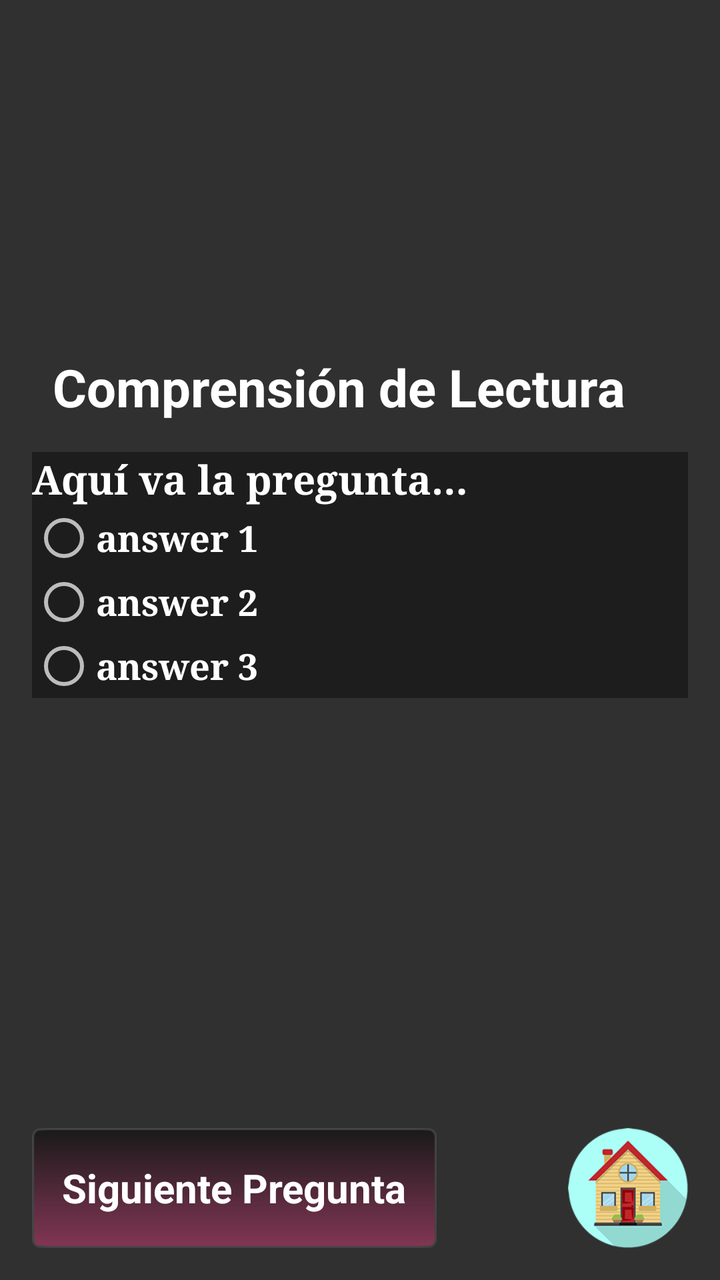
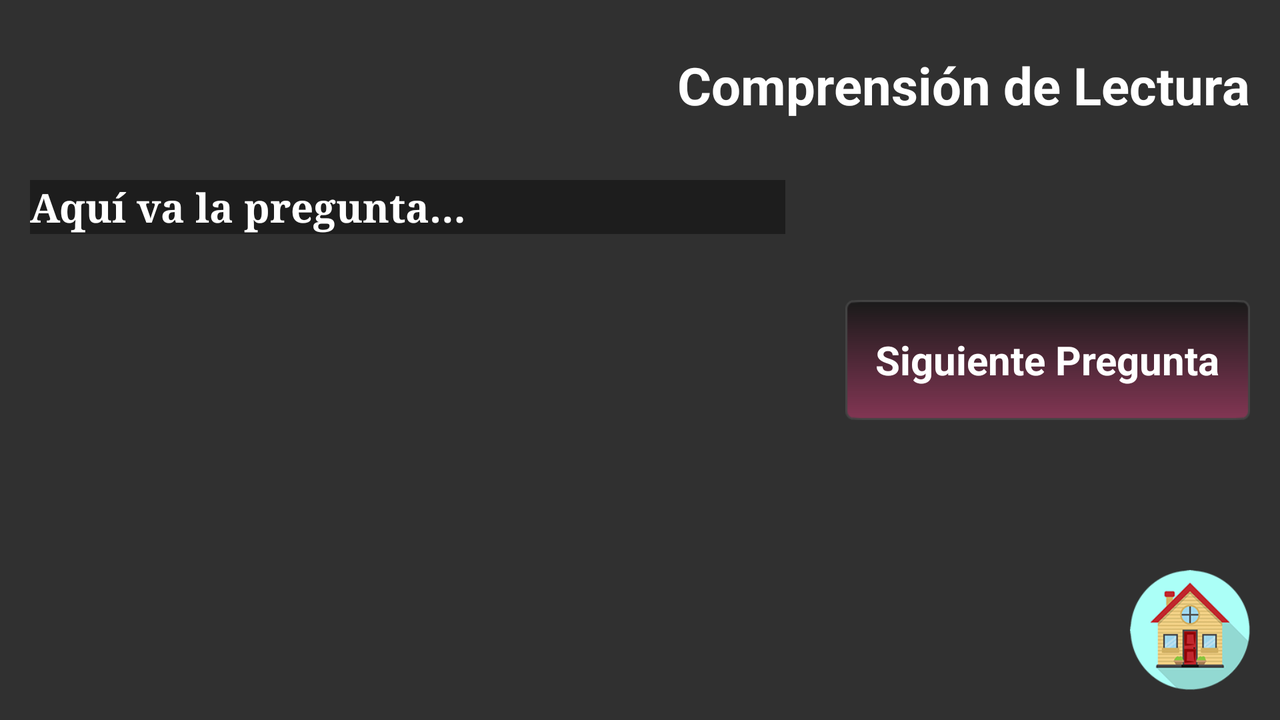

Compare how this app lays out the same screen by default and in its alternative resource folder. The renders come first, then the two layout files and the values they reference.
<!-- AndroidManifest.xml: application theme AppTheme -->
<!-- res/layout/content_preguntas_cuento.xml -->
<?xml version="1.0" encoding="utf-8"?>
<RelativeLayout xmlns:android="http://schemas.android.com/apk/res/android"
                xmlns:tools="http://schemas.android.com/tools"
                android:layout_width="match_parent"
                android:layout_height="match_parent"
                android:paddingBottom="@dimen/activity_vertical_margin"
                android:paddingLeft="@dimen/activity_horizontal_margin"
                android:paddingStart="@dimen/activity_horizontal_margin"
                android:paddingRight="@dimen/activity_horizontal_margin"
                android:paddingEnd="@dimen/activity_horizontal_margin"
                android:paddingTop="@dimen/activity_vertical_margin"
                android:id="@id/layoutPreguntasLectura"
                tools:context=".Activities.PreguntasCuentoActivity"
                tools:showIn="@layout/activity_preguntas_cuento">

    <LinearLayout
            android:id="@+id/linearLayout1"
            android:orientation="vertical"
            android:layout_width="match_parent"
            android:layout_height="match_parent"
            android:layout_alignParentLeft="true"
            android:layout_alignParentStart="true"
            android:layout_alignParentRight="true"
            android:layout_alignParentEnd="true"
            android:layout_above="@+id/btnPreguntaSiguiente"
            >

        <Space
                android:layout_width="match_parent"
                android:layout_height="0dp"
                android:layout_weight="1.4"
                />

        <TextView
                android:layout_width="wrap_content"
                android:layout_height="wrap_content"
                android:layout_marginBottom="@dimen/margen_botones_paginas_cuento"
                android:text="@string/titulo_comprension_lectura"
                android:id="@+id/textView"
                style="@style/Texto_Titulo"/>

        <TextView
                android:layout_width="match_parent"
                android:layout_height="wrap_content"
                android:layout_gravity="center_horizontal"
                android:text="@string/texto_pregunta"
                android:id="@+id/tvPregunta"
                style="@style/Texto_Cuerpo_ComprensionLectura"/>

        <RadioGroup
                android:layout_width="match_parent"
                android:layout_height="wrap_content"
                android:id="@+id/conjunto"
                >


            <RadioButton
                    android:layout_width="match_parent"
                    android:layout_height="wrap_content"

                    android:text="@string/respuesta_a"
                    android:id="@+id/rbRespuesta1"
                    android:checked="false"
                    style="@style/Texto_Opciones_ComprensionLectura"/>

            <RadioButton
                    android:layout_width="match_parent"
                    android:layout_height="wrap_content"
                    android:text="@string/respuesta_b"
                    android:id="@+id/rbRespuesta2"
                    android:checked="false"
                    style="@style/Texto_Opciones_ComprensionLectura"/>

            <RadioButton
                    android:layout_width="match_parent"
                    android:layout_height="wrap_content"
                    android:text="@string/respuesta_c"
                    android:id="@+id/rbRespuesta3"
                    android:checked="false"
                    style="@style/Texto_Opciones_ComprensionLectura"/>
        </RadioGroup>

        <Space
                android:id="@+id/space1"
                android:layout_width="match_parent"
                android:layout_height="0dp"
                android:layout_weight="2"
                />
    </LinearLayout>

    <Button
            android:layout_width="wrap_content"
            android:layout_height="wrap_content"
            android:text="@string/siguiente_pregunta"
            android:id="@+id/btnPreguntaSiguiente"
            style="@style/AppButton"
            android:layout_marginRight="@dimen/margen_botones_paginas_cuento"
            android:layout_marginEnd="@dimen/margen_botones_paginas_cuento"
            android:layout_alignParentLeft="true"
            android:layout_alignParentStart="true"
            android:layout_alignParentBottom="true"/>

    <Button
            android:id="@+id/botonMenu"
            android:layout_width="@dimen/tamaño_botones"
            android:layout_height="@dimen/tamaño_botones"
            android:background="@drawable/boton_home"
            style="?android:attr/borderlessButtonStyle"
            android:layout_alignParentBottom="true"
            android:layout_alignParentRight="true"
            android:layout_alignParentEnd="true"/>

</RelativeLayout>
<!-- res/layout/activity_preguntas_cuento.xml (included above) -->
<?xml version="1.0" encoding="utf-8"?>
<android.support.design.widget.CoordinatorLayout
        xmlns:android="http://schemas.android.com/apk/res/android"
        xmlns:tools="http://schemas.android.com/tools"
        android:layout_width="match_parent"
        android:layout_height="match_parent"
        android:fitsSystemWindows="true"
        tools:context=".Activities.PreguntasCuentoActivity">
    <include layout="@layout/content_preguntas_cuento"/>
</android.support.design.widget.CoordinatorLayout>
<!-- resources referenced by this layout -->
<resources>
  <dimen name="activity_horizontal_margin">16dp</dimen>
  <dimen name="activity_vertical_margin">16dp</dimen>
  <!-- from res/values-sw360dp/ -->
  <dimen name="margen_botones_paginas_cuento">15dp</dimen>
  <!-- drawable boton_home: png bitmap (drawable, 19347 bytes) -->
  <string name="respuesta_a">answer 1</string>
  <string name="respuesta_b">answer 2</string>
  <string name="respuesta_c">answer 3</string>
  <string name="siguiente_pregunta">Siguiente Pregunta</string>
  <string name="texto_pregunta">Aquí va la pregunta…</string>
  <string name="titulo_comprension_lectura">Comprensión de Lectura</string>
  <!-- from res/values-v17/ -->
  <style name="AppButton" parent="Widget.AppCompat.Button">
          <item name="android:layout_width">wrap_content</item>
          <item name="android:layout_height">wrap_content</item>
          <item name="android:paddingStart">@dimen/margen_botones_paginas_cuento</item>
          <item name="android:paddingEnd">@dimen/margen_botones_paginas_cuento</item>
          <item name="android:layout_gravity">center</item>
          <item name="android:background">@drawable/boton_menu_principal</item>
          <item name="android:textAllCaps">false</item>
          <item name="android:textAppearance">@style/Texto_Cuerpo_Negrita</item>
  
  
      </style>
  <style name="Texto_Cuerpo_ComprensionLectura" parent="EstiloTextoCuentos">
          <item name="android:textSize">@dimen/tamaño_texto_cuerpo_pregunta</item>
      </style>
  <style name="Texto_Opciones_ComprensionLectura" parent="Texto_Cuerpo_ComprensionLectura">
          <item name="android:textSize">@dimen/tamaño_texto_cuerpo</item>
      </style>
  <style name="Texto_Titulo" parent="Texto_Cuerpo_Negrita">
          <item name="android:gravity">center_horizontal</item>
          <item name="android:textSize">@dimen/tamaño_texto_titulo</item>
      </style>
  <!-- from res/values-v21/ -->
  <style name="AppTheme" parent="Theme.AppCompat.NoActionBar">
          
          <item name="colorPrimary">@color/colorPrimary</item>
          <item name="colorPrimaryDark">@color/colorPrimaryDark</item>
          <item name="colorAccent">@color/colorAccent</item>
          <item name="android:colorPrimary">@color/colorPrimary</item>
          <item name="android:colorPrimaryDark">@color/colorPrimaryDark</item>
      </style>
  <!-- drawable boton_menu_principal: png bitmap (drawable, 542 bytes) -->
  <style name="Texto_Cuerpo_Negrita" parent="Texto_Cuerpo">
          <item name="android:textStyle">bold</item>
      </style>
  <style name="EstiloTextoCuentos">
          <item name="android:fontFamily">serif</item>
          <item name="android:textColor">@android:color/white</item>
          <item name="android:textSize">@dimen/tamaño_texto_parrafo_cuentos</item>
          <item name="android:textStyle">bold</item>
          <item name="android:background">#66000000</item>
      </style>
  <!-- from res/values-v17/ -->
  <style name="Texto_Cuerpo">
          <item name="android:layout_width">wrap_content</item>
          <item name="android:layout_height">wrap_content</item>
          <item name="android:layout_marginLeft">10dp</item>
          <item name="android:layout_marginStart">10dp</item>
          <item name="android:layout_marginTop">10dp</item>
          <item name="android:textColor">@android:color/white</item>
          <item name="android:textSize">20sp</item>
      </style>
</resources>
<!-- res/layout-land/content_preguntas_cuento.xml (the repository's variant of the layout above) -->
<!-- drawn on the phone turned sideways -->
<?xml version="1.0" encoding="utf-8"?>
<RelativeLayout xmlns:android="http://schemas.android.com/apk/res/android"
                xmlns:tools="http://schemas.android.com/tools"
                android:id="@id/layoutPreguntasLectura"
                android:layout_width="match_parent"
                android:layout_height="match_parent"
                android:paddingBottom="@dimen/margen_botones_paginas_cuento"
                android:paddingLeft="@dimen/margen_botones_paginas_cuento"
                android:paddingStart="@dimen/margen_botones_paginas_cuento"
                android:paddingRight="@dimen/margen_botones_paginas_cuento"
                android:paddingEnd="@dimen/margen_botones_paginas_cuento"
                android:paddingTop="@dimen/margen_botones_paginas_cuento"
                tools:context="Activities.PreguntasCuentoActivity"
                tools:showIn="@layout/activity_preguntas_cuento"
        >

    <TextView
            android:layout_width="wrap_content"
            android:layout_height="wrap_content"
            android:text="@string/titulo_comprension_lectura"
            android:id="@+id/textView"
            style="@style/Texto_Titulo"
            android:layout_alignParentTop="true"
            android:layout_alignParentRight="true"
            android:layout_alignParentEnd="true"
            android:layout_marginLeft="@dimen/margen_botones_paginas_cuento"
            android:layout_marginStart="@dimen/margen_botones_paginas_cuento"
            android:layout_marginBottom="@dimen/margen_botones_paginas_cuento"
            />

    <LinearLayout
            android:orientation="vertical"
            android:layout_width="wrap_content"
            android:layout_height="wrap_content"
            android:layout_below="@+id/textView"
            android:layout_toStartOf="@+id/btnPreguntaSiguiente"
            android:layout_alignParentLeft="true"
            android:layout_alignParentStart="true"
            android:layout_toLeftOf="@+id/btnPreguntaSiguiente"
            android:layout_alignParentBottom="true"
            android:layout_marginTop="@dimen/margen_botones_paginas_cuento"
            android:layout_marginRight="@dimen/margen_botones_paginas_cuento"
            android:layout_marginEnd="@dimen/margen_botones_paginas_cuento"
            >

        <TextView
                android:layout_width="match_parent"
                android:layout_height="wrap_content"
                android:text="@string/texto_pregunta"
                android:id="@+id/tvPregunta"
                style="@style/Texto_Cuerpo_ComprensionLectura"/>

        <RadioGroup
                android:layout_width="match_parent"
                android:layout_height="wrap_content"
                android:background="#66000000"
                android:id="@+id/conjunto"
                >

        </RadioGroup>

    </LinearLayout>

    <Button
            android:layout_width="wrap_content"
            android:layout_height="wrap_content"
            android:layout_gravity="top"
            android:text="@string/siguiente_pregunta"
            android:id="@+id/btnPreguntaSiguiente"
            style="@style/AppButton"
            android:layout_centerVertical="true"
            android:layout_alignParentRight="true"
            android:layout_alignParentEnd="true"
            android:layout_marginLeft="@dimen/margen_botones_paginas_cuento"
            android:layout_marginStart="@dimen/margen_botones_paginas_cuento"
            />

    <Button
            android:id="@+id/botonMenu"
            android:layout_width="@dimen/tamaño_botones"
            android:layout_height="@dimen/tamaño_botones"
            android:background="@drawable/boton_home"
            android:layout_alignParentBottom="true"
            android:layout_alignParentRight="true"
            android:layout_alignParentEnd="true"/>
</RelativeLayout>
<!-- res/layout/content_preguntas_cuento.xml (included above) -->
<?xml version="1.0" encoding="utf-8"?>
<RelativeLayout xmlns:android="http://schemas.android.com/apk/res/android"
                xmlns:tools="http://schemas.android.com/tools"
                android:layout_width="match_parent"
                android:layout_height="match_parent"
                android:paddingBottom="@dimen/activity_vertical_margin"
                android:paddingLeft="@dimen/activity_horizontal_margin"
                android:paddingStart="@dimen/activity_horizontal_margin"
                android:paddingRight="@dimen/activity_horizontal_margin"
                android:paddingEnd="@dimen/activity_horizontal_margin"
                android:paddingTop="@dimen/activity_vertical_margin"
                android:id="@id/layoutPreguntasLectura"
                tools:context=".Activities.PreguntasCuentoActivity"
                tools:showIn="@layout/activity_preguntas_cuento">

    <LinearLayout
            android:id="@+id/linearLayout1"
            android:orientation="vertical"
            android:layout_width="match_parent"
            android:layout_height="match_parent"
            android:layout_alignParentLeft="true"
            android:layout_alignParentStart="true"
            android:layout_alignParentRight="true"
            android:layout_alignParentEnd="true"
            android:layout_above="@+id/btnPreguntaSiguiente"
            >

        <Space
                android:layout_width="match_parent"
                android:layout_height="0dp"
                android:layout_weight="1.4"
                />

        <TextView
                android:layout_width="wrap_content"
                android:layout_height="wrap_content"
                android:layout_marginBottom="@dimen/margen_botones_paginas_cuento"
                android:text="@string/titulo_comprension_lectura"
                android:id="@+id/textView"
                style="@style/Texto_Titulo"/>

        <TextView
                android:layout_width="match_parent"
                android:layout_height="wrap_content"
                android:layout_gravity="center_horizontal"
                android:text="@string/texto_pregunta"
                android:id="@+id/tvPregunta"
                style="@style/Texto_Cuerpo_ComprensionLectura"/>

        <RadioGroup
                android:layout_width="match_parent"
                android:layout_height="wrap_content"
                android:id="@+id/conjunto"
                >


            <RadioButton
                    android:layout_width="match_parent"
                    android:layout_height="wrap_content"

                    android:text="@string/respuesta_a"
                    android:id="@+id/rbRespuesta1"
                    android:checked="false"
                    style="@style/Texto_Opciones_ComprensionLectura"/>

            <RadioButton
                    android:layout_width="match_parent"
                    android:layout_height="wrap_content"
                    android:text="@string/respuesta_b"
                    android:id="@+id/rbRespuesta2"
                    android:checked="false"
                    style="@style/Texto_Opciones_ComprensionLectura"/>

            <RadioButton
                    android:layout_width="match_parent"
                    android:layout_height="wrap_content"
                    android:text="@string/respuesta_c"
                    android:id="@+id/rbRespuesta3"
                    android:checked="false"
                    style="@style/Texto_Opciones_ComprensionLectura"/>
        </RadioGroup>

        <Space
                android:id="@+id/space1"
                android:layout_width="match_parent"
                android:layout_height="0dp"
                android:layout_weight="2"
                />
    </LinearLayout>

    <Button
            android:layout_width="wrap_content"
            android:layout_height="wrap_content"
            android:text="@string/siguiente_pregunta"
            android:id="@+id/btnPreguntaSiguiente"
            style="@style/AppButton"
            android:layout_marginRight="@dimen/margen_botones_paginas_cuento"
            android:layout_marginEnd="@dimen/margen_botones_paginas_cuento"
            android:layout_alignParentLeft="true"
            android:layout_alignParentStart="true"
            android:layout_alignParentBottom="true"/>

    <Button
            android:id="@+id/botonMenu"
            android:layout_width="@dimen/tamaño_botones"
            android:layout_height="@dimen/tamaño_botones"
            android:background="@drawable/boton_home"
            style="?android:attr/borderlessButtonStyle"
            android:layout_alignParentBottom="true"
            android:layout_alignParentRight="true"
            android:layout_alignParentEnd="true"/>

</RelativeLayout>
<!-- resources referenced by the variant -->
<!-- as the phone turned sideways resolves them -->
<resources>
  <!-- from res/values-land/ -->
  <dimen name="activity_horizontal_margin">16dp</dimen>
  <!-- from res/values-land/ -->
  <dimen name="activity_vertical_margin">16dp</dimen>
  <!-- from res/values-sw360dp/ -->
  <dimen name="margen_botones_paginas_cuento">15dp</dimen>
  <!-- drawable boton_home: png bitmap (drawable, 19347 bytes) -->
  <string name="respuesta_a">answer 1</string>
  <string name="respuesta_b">answer 2</string>
  <string name="respuesta_c">answer 3</string>
  <string name="siguiente_pregunta">Siguiente Pregunta</string>
  <string name="texto_pregunta">Aquí va la pregunta…</string>
  <string name="titulo_comprension_lectura">Comprensión de Lectura</string>
  <!-- from res/values-v17/ -->
  <style name="AppButton" parent="Widget.AppCompat.Button">
          <item name="android:layout_width">wrap_content</item>
          <item name="android:layout_height">wrap_content</item>
          <item name="android:paddingStart">@dimen/margen_botones_paginas_cuento</item>
          <item name="android:paddingEnd">@dimen/margen_botones_paginas_cuento</item>
          <item name="android:layout_gravity">center</item>
          <item name="android:background">@drawable/boton_menu_principal</item>
          <item name="android:textAllCaps">false</item>
          <item name="android:textAppearance">@style/Texto_Cuerpo_Negrita</item>
  
  
      </style>
  <style name="Texto_Cuerpo_ComprensionLectura" parent="EstiloTextoCuentos">
          <item name="android:textSize">@dimen/tamaño_texto_cuerpo_pregunta</item>
      </style>
  <style name="Texto_Opciones_ComprensionLectura" parent="Texto_Cuerpo_ComprensionLectura">
          <item name="android:textSize">@dimen/tamaño_texto_cuerpo</item>
      </style>
  <style name="Texto_Titulo" parent="Texto_Cuerpo_Negrita">
          <item name="android:gravity">center_horizontal</item>
          <item name="android:textSize">@dimen/tamaño_texto_titulo</item>
      </style>
  <!-- from res/values-v21/ -->
  <style name="AppTheme" parent="Theme.AppCompat.NoActionBar">
          
          <item name="colorPrimary">@color/colorPrimary</item>
          <item name="colorPrimaryDark">@color/colorPrimaryDark</item>
          <item name="colorAccent">@color/colorAccent</item>
          <item name="android:colorPrimary">@color/colorPrimary</item>
          <item name="android:colorPrimaryDark">@color/colorPrimaryDark</item>
      </style>
  <!-- drawable boton_menu_principal: png bitmap (drawable, 542 bytes) -->
  <style name="Texto_Cuerpo_Negrita" parent="Texto_Cuerpo">
          <item name="android:textStyle">bold</item>
      </style>
  <style name="EstiloTextoCuentos">
          <item name="android:fontFamily">serif</item>
          <item name="android:textColor">@android:color/white</item>
          <item name="android:textSize">@dimen/tamaño_texto_parrafo_cuentos</item>
          <item name="android:textStyle">bold</item>
          <item name="android:background">#66000000</item>
      </style>
  <!-- from res/values-v17/ -->
  <style name="Texto_Cuerpo">
          <item name="android:layout_width">wrap_content</item>
          <item name="android:layout_height">wrap_content</item>
          <item name="android:layout_marginLeft">10dp</item>
          <item name="android:layout_marginStart">10dp</item>
          <item name="android:layout_marginTop">10dp</item>
          <item name="android:textColor">@android:color/white</item>
          <item name="android:textSize">20sp</item>
      </style>
</resources>
